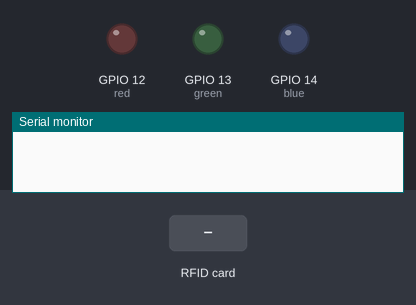
A program run on a simulated ESP32. Shown: output pins drawn as LEDs (lit = HIGH), the last lines printed to the serial monitor. The inputs (shaded band) are chosen by the test bench. WiFi joins after 1.5 s; servers stay silent unless stated; uploads are accepted with an empty reply.

Above: at 0.0 s.
At 3.2 s:
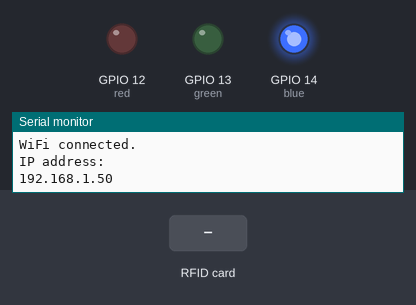
3.3 s: RFID card 5E 7A 19 C4 held to the reader
At 3.41 s:
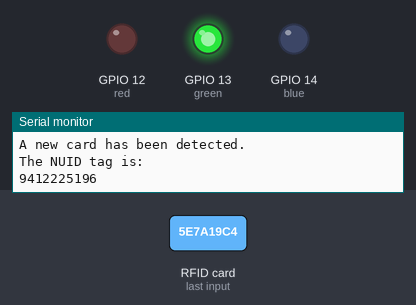
Timing chart, 0 to 6.3 s (numbered marks = the images above; inputs shaded):
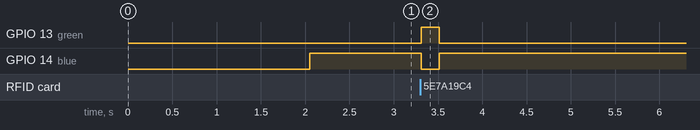

Measured:
- after the input at 3.3 s, GPIO 13 (green): LOW → HIGH at once, → LOW 0.20 s later; GPIO 14 (blue): HIGH → LOW at once, → HIGH 0.20 s later

The program:

main.cpp
```cpp
#include <Arduino.h>
#include "rfid.h"
#include "http.h"

void setup() {
  Serial.begin(115200);
  pinMode(13,OUTPUT);//green
  pinMode(12,OUTPUT);//red
  pinMode(14,OUTPUT);//blue
  setupRFID();
  wifiSetup();
  digitalWrite(14,HIGH);
}

void loop() {
  scanCard();
}
```

http.h
```cpp
#include <Arduino.h>
void wifiSetup();
bool runHTTPclient(String);
```

rfid.h
```cpp
void setupRFID();
void scanCard();
```

http.cpp
```cpp
#include <Arduino.h>
#include <WiFi.h>
#include <WiFiClient.h>
#include <HTTPClient.h>

const char* ssid     = "Happyhome";
const char* password = "JMongare@123";

HTTPClient http;
WiFiClient client;

void wifiSetup(){
  //start by connecting to a WiFi network

  Serial.println();
  Serial.println();
  Serial.print("Connecting to ");
  Serial.println(ssid);

  WiFi.begin(ssid, password);

  while (WiFi.status() != WL_CONNECTED) {
      delay(1000);
      Serial.print(".");
  }
  Serial.println("");
  Serial.println("WiFi connected.");
  Serial.println("IP address: ");
  Serial.println(WiFi.localIP());
}

bool runHTTPclient(String payload){
  digitalWrite(14,LOW);
  digitalWrite(13,HIGH);
  // http.begin(client,"http://192.168.100.2/transact?station=1&amount=0.001&rfid="+payload);
  http.begin(client,"http://solana-iot.herokuapp.com/transact?station=1&amount=0.001&rfid="+payload);
  http.setTimeout(12000);
  int httpResponseCode = http.GET();
  String response = "{}";

  if (httpResponseCode>0) {
    Serial.print("HTTP Response code: ");
    Serial.println(httpResponseCode);
    response = http.getString();
  }
  if(httpResponseCode<0 || response.indexOf("Failed")>=0) {
    digitalWrite(13,LOW);
    digitalWrite(12,HIGH);
    Serial.print("Error code: ");
    Serial.println(httpResponseCode);
    delay(2000);
    digitalWrite(12,LOW);
  }
  digitalWrite(13,LOW);
  digitalWrite(14,HIGH);
  // Free resources
  http.end();
  Serial.println(response);

  return true;
}
```

rfid.cpp
```cpp
#include <Arduino.h>
#include <SPI.h>
#include <MFRC522.h>
#include "http.h"

#define SS_PIN 21
#define RST_PIN 22

MFRC522 rfid(SS_PIN, RST_PIN); // Instance of the class

MFRC522::MIFARE_Key key;

// Init array that will store new NUID
byte nuidPICC[4];


/**
 * Function to return UID
 */
String getUID(byte *buffer, byte bufferSize) {
  String UID;
  for (byte i = 0; i < bufferSize; i++) {
    UID+=buffer[i];
  }
  return UID;
}

void setupRFID() {
  SPI.begin(); // Init SPI bus
  rfid.PCD_Init(); // Init MFRC522
}

void scanCard() {

  // Reset the loop if no new card present on the sensor/reader. This saves the entire process when idle.
  if ( ! rfid.PICC_IsNewCardPresent())
    return;

  // Verify if the NUID has been read
  if ( ! rfid.PICC_ReadCardSerial())
    return;

  if (rfid.uid.uidByte[0] != nuidPICC[0] ||
    rfid.uid.uidByte[1] != nuidPICC[1] ||
    rfid.uid.uidByte[2] != nuidPICC[2] ||
    rfid.uid.uidByte[3] != nuidPICC[3] ) {
    Serial.println(F("A new card has been detected."));

    // Store NUID into nuidPICC array
    for (byte i = 0; i < 4; i++) {
      nuidPICC[i] = rfid.uid.uidByte[i];
    }

    Serial.println(F("The NUID tag is:"));
    Serial.println(getUID(rfid.uid.uidByte, rfid.uid.size));
    Serial.println("");
    if(!runHTTPclient(getUID(rfid.uid.uidByte, rfid.uid.size))) rfid.uid.uidByte[0] = rfid.uid.uidByte[2];
  }
  else Serial.println(F("Card read previously."));

  // Halt PICC
  rfid.PICC_HaltA();

  // Stop encryption on PCD
  rfid.PCD_StopCrypto1();
}
```
